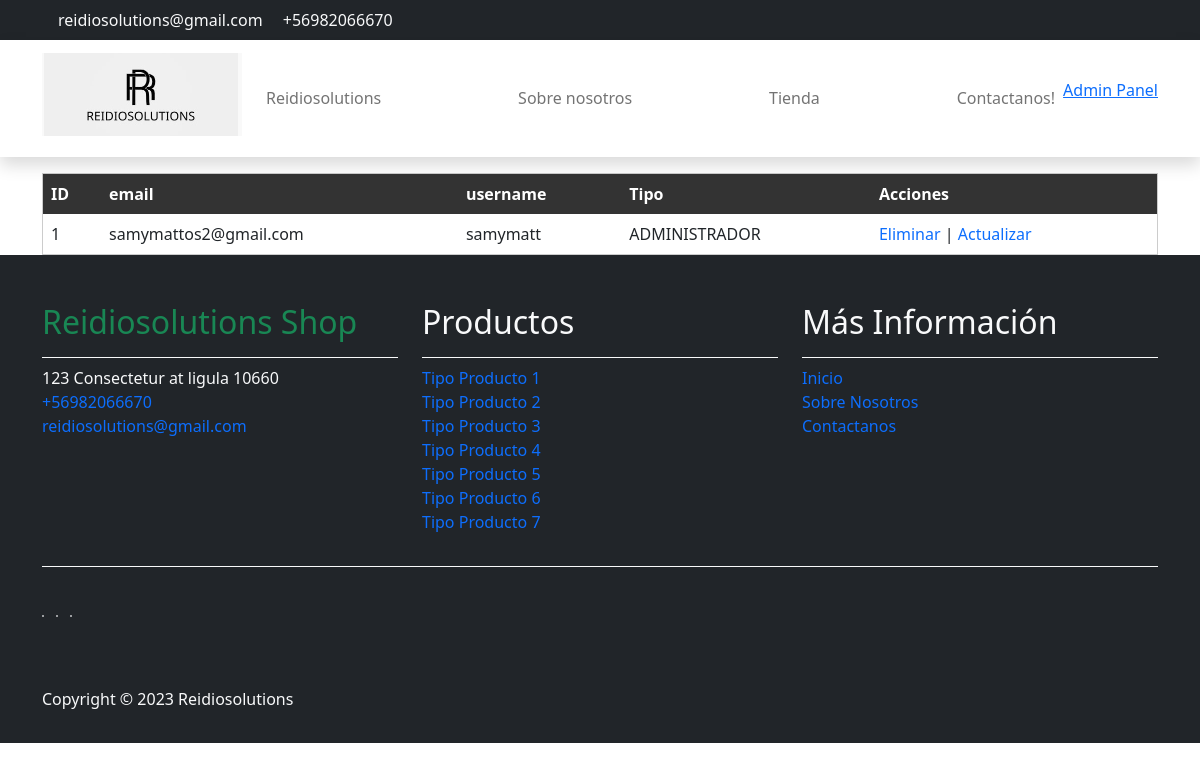
/users/AdminUserList/ (signed in), run on the app's committed database.
### users/models.py (models this page shows, shortened)
class Usuario(AbstractBaseUser, PermissionsMixin):
    ROL = (
        ('ADMINISTRADOR', 'Admin'),
        ('VENDEDOR', 'Seller'),
        ('CLIENTE', 'Cliente'),
    )
    UserID = models.AutoField(verbose_name='UserID', primary_key=True)
    email = models.EmailField(verbose_name='Email', max_length=60, unique=True)
    username = models.CharField(verbose_name='username', max_length=30, unique=True)
    userType = models.CharField(verbose_name='Tipo de usuario', max_length=25, choices=ROL, default='CLIENTE')
    is_active= models.BooleanField(default=False)
    is_staff=models.BooleanField(default=False)
    creado= models.DateTimeField(auto_now_add=True)
    actualizado = models.DateTimeField(auto_now=True)
    objects = ManejoDeCuentas()
    USERNAME_FIELD = 'email' # Toma el rol de nombre de usuario
    REQUIRED_FIELDS = ["username"] # Campos requeridos
    class Meta:
        verbose_name = "Cuentas"
        verbose_name_plural = "Cuentas"

### users/views.py (the view)
# urls.py: path('AdminUserList/', views.ListaUsers, name='AdminUserList'),
def ListaUsers(request):
    users = Usuario.objects.all().values()
    template_name = 'administrador/Usuarios.html'
    contexto = {
        'Object': users,
    }
    return render(request, template_name, contexto)

### users/templates/administrador/Usuarios.html (shortened to what this page needs)
{% load static %}
<!DOCTYPE html>
<html lang="en">
<head>
  <link rel="stylesheet" href="{% static 'style.css'%}">
  <link href="https://cdn.jsdelivr.net/npm/bootstrap@5.0.2/dist/css/bootstrap.min.css" rel="stylesheet"
>
</head>
<body>
  <nav class="navbar navbar-expand-lg bg-dark navbar-light d-none d-lg-block" id="templatemo_nav_top">
    <div class="container text-light">
      <div class="w-100 d-flex justify-content-between">
        <div>
          <a class="navbar-sm-brand text-light text-decoration-none"
            href="mailto:info@company.com">reidiosolutions@gmail.com</a>
          <a class="navbar-sm-brand text-light text-decoration-none" href="tel:010-020-0340">+56982066670</a>
        </div>
        <div>
          <a class="text-light" href="https://www.facebook.com/people/ReidioSolutions/61553508162290/" target="_blank"
            rel="sponsored"></a>
          <a class="text-light" href="https://www.instagram.com/reidiosolutions/" target="_blank"></a>
          <a class="text-light" href="https://twitter.com/reidiosolutions" target="_blank"></a>
        </div>
      </div>
    </div>
  </nav>
  <nav class="navbar navbar-expand-lg navbar-light shadow">
    <div class="container d-flex justify-content-between align-items-center">
      <a class="navbar-brand text-success logo h1 align-self-center" href="{% url 'home'%}">
        <img src="/static/img/reidiosolutionszz.jpg" alt="Reidiosolutions" style="width: 200px; height: auto; ">
      </a>
      <div class="align-self-center collapse navbar-collapse flex-fill  d-lg-flex justify-content-lg-between"
        id="templatemo_main_nav">
        <div class="flex-fill">
          <ul class="nav navbar-nav d-flex justify-content-between mx-lg-auto">
            <li class="nav-item">
              <a class="nav-link" href="{% url 'home'%}">Reidiosolutions</a>
            </li>
            <li class="nav-item">
              <a class="nav-link" href="{% url 'aboutus' %}">Sobre nosotros</a>
            </li>
            <li class="nav-item">
              <a class="nav-link" href="{% url 'Catalogo'%}">Tienda</a>
            </li>
            <li class="nav-item">
              <a class="nav-link" href="{%url 'contact'%}">Contactanos!</a>
            </li>
          </ul>
        </div>
        <div class="navbar align-self-center d-flex">
          {% if user.userType == 'ADMINISTRADOR' %}
          <p><a href="{% url 'AdminPanel' %}">Admin Panel</a></p>
          {%endif%}
        </div>
      </div>
    </div>
  </nav>
  <div class="container mt-3">
    {% if user.is_authenticated %}
    {% if user.userType == 'ADMINISTRADOR' %}
    <table>
      <thead>
        <tr>
          <th>ID</th>
          <th>email</th>
          <th>username</th>
          <th>Tipo</th>
          <th>Acciones</th>
        </tr>
      </thead>
      <tbody>
        {% for A in Object %}
        <tr>
          <td>{{ A.UserID }}</td>
          <td>{{ A.email }}</td>
          <td>{{ A.username }}</td>
          <td>{{ A.userType }}</td>
          <td>
            <a style="text-decoration: none;" href="{% url 'EliminarUser' A.UserID %}">Eliminar</a> |
            <a style="text-decoration: none;" href="{% url 'ActualizarUser' A.UserID %}">Actualizar</a>
          </td>
        </tr>
        {% endfor %}
      </tbody>
    </table>
    {%else%}
    <h1>Usted no esta permitido aqui</h1>
    {% endif %}
    {%else%}
    <h1>Usted no esta permitido aqui</h1>
    {% endif %}
  </div>
  <footer class="bg-dark" id="tempaltemo_footer">
    <div class="container">
      <div class="row">
        <div class="col-md-4 pt-5">
          <h2 class="h2 text-success border-bottom pb-3 border-light logo">Reidiosolutions Shop</h2>
          <ul class="list-unstyled text-light footer-link-list">
            <li>
              123 Consectetur at ligula 10660
            </li>
            <li>
              <a class="text-decoration-none" href="tel:010-020-0340">+56982066670</a>
            </li>
            <li>
              <a class="text-decoration-none" href="mailto:info@company.com">reidiosolutions@gmail.com</a>
            </li>
          </ul>
        </div>
        <div class="col-md-4 pt-5">
          <h2 class="h2 text-light border-bottom pb-3 border-light">Productos</h2>
          <ul class="list-unstyled text-light footer-link-list">
            <li><a class="text-decoration-none" href="#">Tipo Producto 1</a></li>
            <li><a class="text-decoration-none" href="#">Tipo Producto 2</a></li>
            <li><a class="text-decoration-none" href="#">Tipo Producto 3</a></li>
            <li><a class="text-decoration-none" href="#">Tipo Producto 4</a></li>
            <li><a class="text-decoration-none" href="#">Tipo Producto 5</a></li>
            <li><a class="text-decoration-none" href="#">Tipo Producto 6</a></li>
            <li><a class="text-decoration-none" href="#">Tipo Producto 7</a></li>
          </ul>
        </div>
        <div class="col-md-4 pt-5">
          <h2 class="h2 text-light border-bottom pb-3 border-light">Más Información</h2>
          <ul class="list-unstyled text-light footer-link-list">
            <li><a class="text-decoration-none" href="#">Inicio</a></li>
            <li><a class="text-decoration-none" href="#">Sobre Nosotros</a></li>
            <li><a class="text-decoration-none" href="#">Contactanos</a></li>
          </ul>
        </div>
      </div>
      <div class="row text-light mb-4">
        <div class="col-12 mb-3">
          <div class="w-100 my-3 border-top border-light"></div>
        </div>
        <div class="col-auto me-auto">
          <ul class="list-inline text-left footer-icons">
            <li class="list-inline-item border border-light rounded-circle text-center">
            </li>
            <li class="list-inline-item border border-light rounded-circle text-center">
            </li>
            <li class="list-inline-item border border-light rounded-circle text-center">
            </li>
          </ul>
        </div>
      </div>
    </div>
    <div class="w-100 bg-black py-3">
      <div class="container">
        <div class="row pt-2">
          <div class="col-12">
            <p class="text-left text-light">
              Copyright &copy; 2023 Reidiosolutions
            </p>
          </div>
        </div>
      </div>
    </div>
  </footer>
</body>
</html>

### static/style.css (style rules this page uses)
table { width: 100%; border-collapse: collapse; border: 1px solid #ccc; }
th, td { padding: 8px; text-align: left; }
th { background-color: #333; color: #fff; }
a { text-decoration: none; color: #007BFF; }

### data on the page
Usuario: UserID "1", email "samymattos2@gmail.com", username "samymatt", userType "ADMINISTRADOR"
